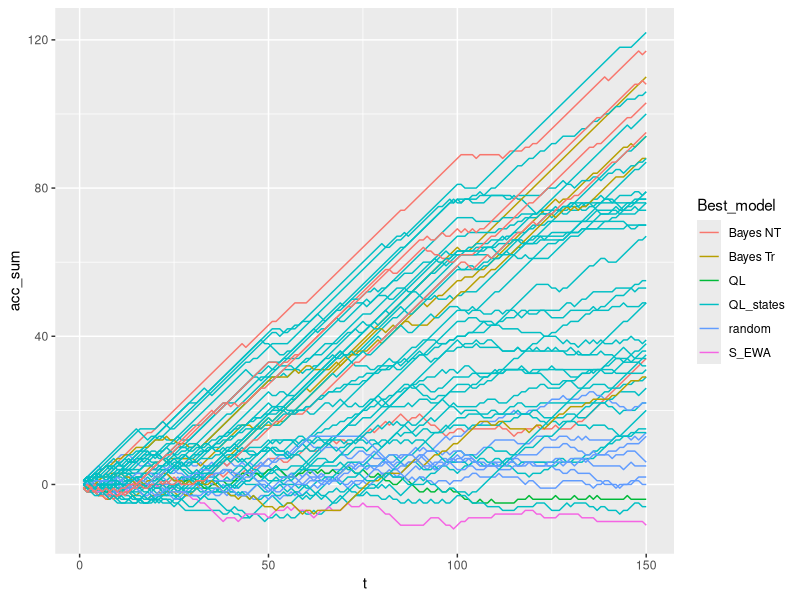
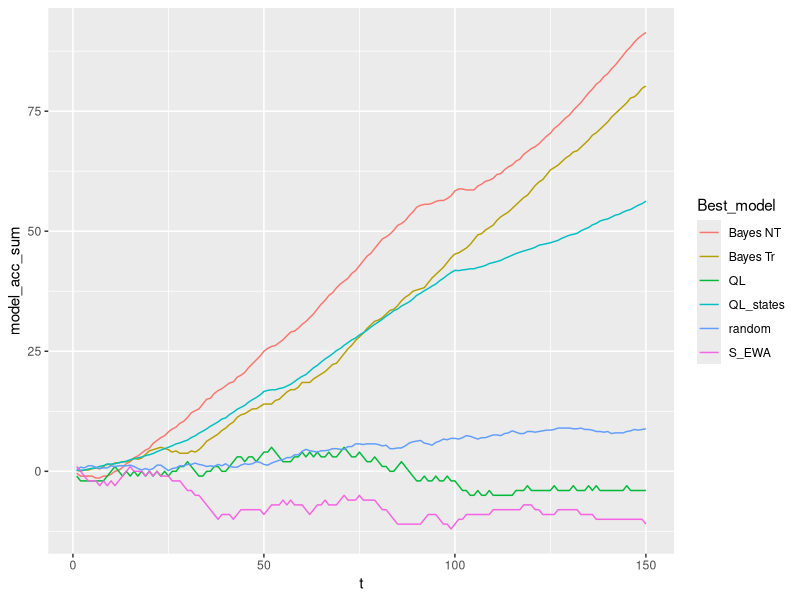

Source code (R) for these figures, in order:
## ---- chunk 1
knitr::opts_chunk$set(echo = TRUE)

library(dplyr)
library(ggpubr)

## ---- chunk 2

exp1_dat = read.csv("exp1_data.csv")
exp1_model_comp = read.csv("exp1_model_comp.csv")

datalist = list()
i = 0
new_dat <- setNames(data.frame(matrix(ncol = ncol(exp1_dat), nrow = 0)), colnames(exp1_dat))
for(id in unique(exp1_dat$human_id)) {
  i <- i+1
  tdat <- subset(exp1_dat,human_id == id)
  tdat$part_num <- i
  tdat <- within(tdat, acc_sum <- cumsum(tdat$score))
  datalist[[i]] <- tdat
}

# Merge all datasets into one 
new_dat <- dplyr::bind_rows(datalist)
# or new_dat <- data.table::rbindlist(datalist)

# Add column for time t
new_dat <- new_dat %>% group_by(exp1_dat$human_id) %>% mutate(t = row_number())

# Participant number as a factor 
# tdat$part_num <- as.factor(tdat$part_num)

# Add best fitting model per participant
new_dat <- merge(new_dat, exp1_model_comp[, c("human_id", "Best_model")], by="human_id")
## ---- chunk 3
ggplot(data = new_dat, aes(x = t, y=acc_sum, group = part_num)) + 
  geom_line(aes(color= Best_model))
## ---- chunk 4
temp <- new_dat[,c("t","acc_sum","Best_model","condition","part_num")]
dat_by_model <- temp %>% group_by(Best_model,t) %>% 
  summarize(model_acc_sum = mean(acc_sum))

ggplot(data = dat_by_model, aes(x = t, y=model_acc_sum, group = Best_model)) + 
   geom_line(aes(color= Best_model))
